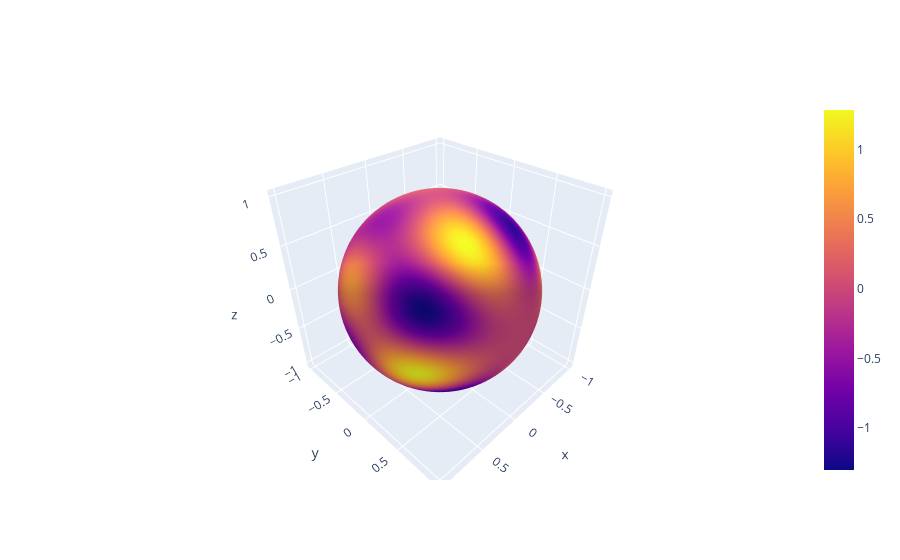

This figure's notebook cell:
### Code cell
print(x1_x2_lm.imag.max(), x1_x2_lm.imag.min())
product = e3nn.to_s2grid(e3nn.IrrepsArray(e3nn.s2_irreps(lmax), x1_x2_lm.real), res_beta=100, res_alpha=99, quadrature="soft")
go.Figure([go.Surface(product.plotly_surface())])

### Figure 1 — Plotly figure (JSON) as saved in the notebook; plotly's stock layout.template omitted (floating-point values rounded to 4 significant figures; data arrays with more than 128 entries replaced by an {"elided": "..."} marker saying what was removed)
{"data": [{"surfacecolor": {"elided": "102x100 float values"}, "type": "surface", "x": {"elided": "102x100 float values"}, "y": {"elided": "102x100 float values"}, "z": {"elided": "102x100 float values"}}], "layout": {}}
